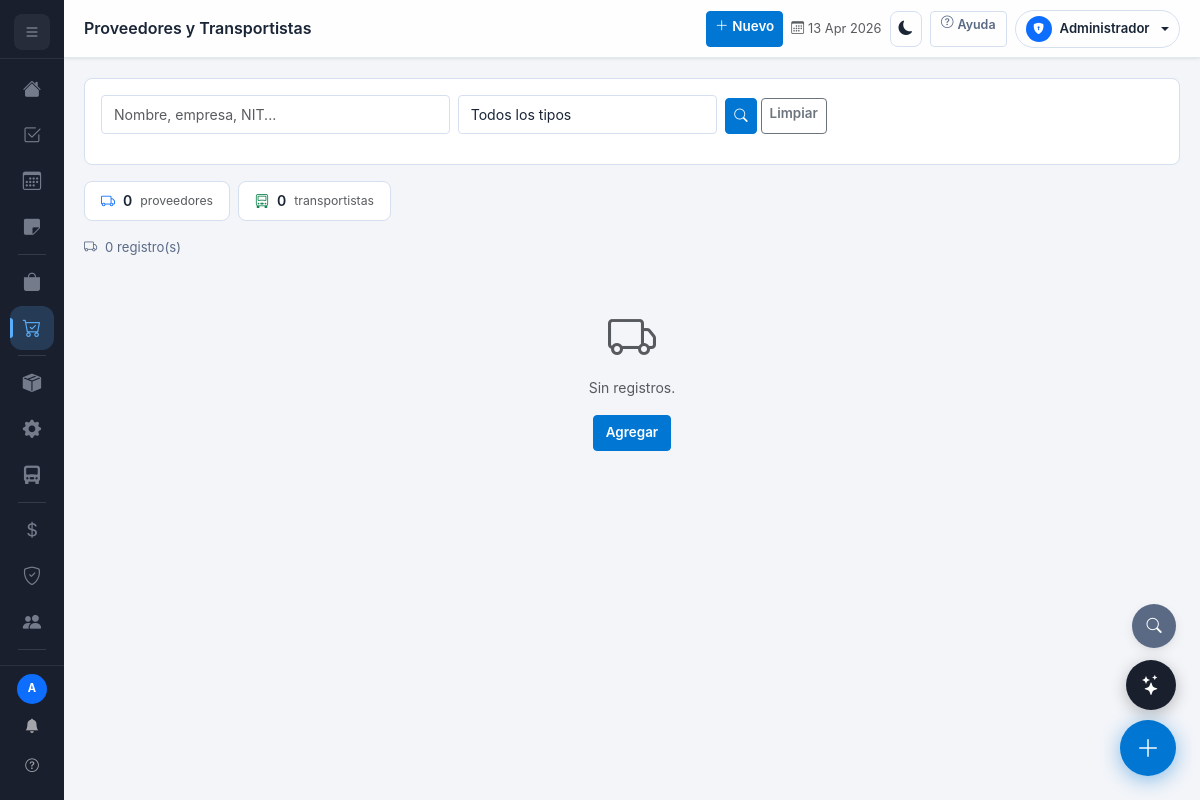
/proveedores (signed in), run on an earlier commit of the app's database.
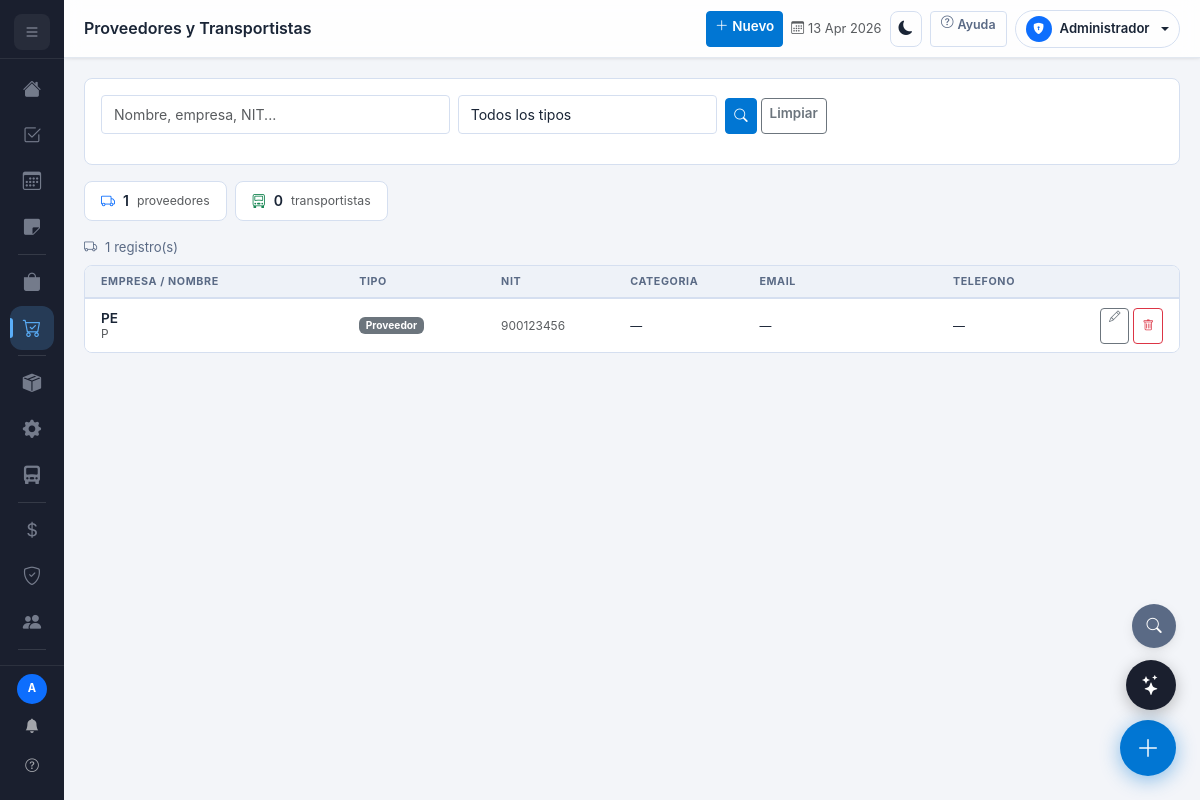
And on a later commit of the database.
### models.py (models this page shows, shortened)
class User(UserMixin, db.Model):
    __tablename__ = 'users'
    id                  = db.Column(db.Integer, primary_key=True)
    nombre              = db.Column(db.String(100), nullable=False)
    email               = db.Column(db.String(120), unique=True, nullable=False)
    password_hash       = db.Column(db.String(256), nullable=False)
    rol                 = db.Column(db.String(20), default='usuario')
    activo              = db.Column(db.Boolean, default=True)
    modulos_permitidos  = db.Column(db.Text, default='[]')   # JSON list
    roles_asignados     = db.Column(db.Text, default='[]')   # JSON list: roles multiples asignados
    creado_en           = db.Column(db.DateTime, default=datetime.utcnow)
    onboarding_dismissed = db.Column(db.Boolean, default=False)
    onboarding_step      = db.Column(db.Integer, default=0)
    onboarding_role_config = db.Column(db.Text, default='{}')
    cliente_id           = db.Column(db.Integer, db.ForeignKey('clientes.id'), nullable=True)
    proveedor_id        = db.Column(db.Integer, db.ForeignKey('proveedores.id'), nullable=True)

class Proveedor(db.Model):
    __tablename__ = 'proveedores'
    id         = db.Column(db.Integer, primary_key=True)
    nombre     = db.Column(db.String(100), nullable=False)
    empresa    = db.Column(db.String(100))
    nit        = db.Column(db.String(30))
    email      = db.Column(db.String(200))
    telefono   = db.Column(db.String(50))
    direccion  = db.Column(db.Text)
    categoria  = db.Column(db.String(100))
    contacto_nombre = db.Column(db.String(100))
    tipo       = db.Column(db.String(20), default='proveedor')  # proveedor, transportista, ambos
    notas      = db.Column(db.Text)
    activo     = db.Column(db.Boolean, default=True)
    capacidad_vehiculo_kg = db.Column(db.Float, default=0)  # Max kg for transport
    capacidad_vehiculo_m3 = db.Column(db.Float, default=0)  # Max volume for transport
    tipo_vehiculo = db.Column(db.String(50))  # camion, furgon, van, moto
    envia_material = db.Column(db.Boolean, default=True)
    score_calidad   = db.Column(db.Float, default=5.0)   # 1-10
    score_entrega   = db.Column(db.Float, default=5.0)   # 1-10
    score_precio    = db.Column(db.Float, default=5.0)   # 1-10
    total_oc        = db.Column(db.Integer, default=0)    # OC totales
    total_rechazos  = db.Column(db.Integer, default=0)    # rechazos calidad
    deleted_at      = db.Column(db.DateTime, nullable=True)  # soft delete
    creado_en  = db.Column(db.DateTime, default=datetime.utcnow)
    es_demo    = db.Column(db.Boolean, default=False)

### routes/proveedores.py (the view)
    @app.route('/proveedores')
    @login_required
    @requiere_modulo('clientes')
    def proveedores():
        busqueda = request.args.get('buscar','')
        tipo_f   = request.args.get('tipo_f','')
        q = Proveedor.query.filter_by(activo=True)
        if busqueda:
            q = q.filter(db.or_(Proveedor.nombre.ilike(f'%{busqueda}%'),
                                 Proveedor.empresa.ilike(f'%{busqueda}%'),
                                 Proveedor.nit.ilike(f'%{busqueda}%')))
        if tipo_f:
            q = q.filter_by(tipo=tipo_f)
        return render_template('proveedores/index.html', items=q.order_by(Proveedor.empresa, Proveedor.nombre).all(),
                               busqueda=busqueda)

### templates/proveedores/index.html (shortened to what this page needs)
{% extends 'base.html' %}
{% block title %}Proveedores{% endblock %}{% block page_title %}Proveedores y Transportistas{% endblock %}
{% block topbar_actions %}
<a href="{{ url_for('proveedor_nuevo') }}" class="btn btn-primary btn-sm"><i class="bi bi-plus-lg me-1"></i>Nuevo</a>
{% endblock %}
{% block content %}
<div class="tc mb-3"><div class="p-3"><form method="GET" class="row g-2 align-items-end">
  <div class="col-sm-4"><input type="text" name="buscar" class="form-control form-control-sm" placeholder="Nombre, empresa, NIT..." value="{{ busqueda }}"></div>
  <div class="col-sm-3">
    <select name="tipo_f" class="form-select form-select-sm">
      <option value="">Todos los tipos</option>
    </select></div>
  <div class="col-auto">
    <button type="submit" class="btn btn-primary btn-sm"><i class="bi bi-search"></i></button>
    <a href="{{ url_for('proveedores') }}" class="btn btn-outline-secondary btn-sm">Limpiar</a>
  </div>
</form></div></div>
<div class="row g-2 mb-3">
  {% set n_prov = items|selectattr('tipo','equalto','proveedor')|list|length + items|selectattr('tipo','equalto','ambos')|list|length %}
  {% set n_trans = items|selectattr('tipo','equalto','transportista')|list|length + items|selectattr('tipo','equalto','ambos')|list|length %}
  <div class="col-auto"><div class="fc px-3 py-2 d-flex gap-2 align-items-center"><i class="bi bi-truck text-primary"></i><span class="fw-semibold">{{ n_prov }}</span><small class="text-muted">proveedores</small></div></div>
  <div class="col-auto"><div class="fc px-3 py-2 d-flex gap-2 align-items-center"><i class="bi bi-truck-front text-success"></i><span class="fw-semibold">{{ n_trans }}</span><small class="text-muted">transportistas</small></div></div>
</div>
<div class="mb-2" style="font-size:.82rem;color:var(--text2)"><i class="bi bi-truck me-2"></i>{{ items|length }} registro(s)</div>
{% if items %}
<div style="border-radius:var(--radius);border:1px solid var(--border);background:var(--surface);overflow-x:auto;width:100%">
<table class="table" style="width:100%;min-width:800px;margin:0">
  <thead><tr>
    <th style="min-width:200px">Empresa / Nombre</th>
    <th style="min-width:110px">Tipo</th>
    <th style="min-width:100px">NIT</th>
    <th style="min-width:100px">Categoria</th>
    <th style="min-width:150px">Email</th>
    <th style="min-width:110px">Telefono</th>
    <th style="width:100px"></th>
  </tr></thead>
  <tbody>{% for p in items %}<tr>
    <td><span class="fw-semibold" style="color:var(--text)">{{ p.empresa or p.nombre }}</span>
      {% if p.empresa and p.nombre != p.empresa %}<div><small class="text-muted">{{ p.nombre }}</small></div>{% endif %}</td>
    <td>
      {% if p.tipo == 'transportista' %}<span class="badge bg-success">Transportista</span>
      {% elif p.tipo == 'ambos' %}<span class="badge bg-primary">Prov. + Transp.</span>
      {% else %}<span class="badge bg-secondary">Proveedor</span>{% endif %}
    </td>
    <td><small class="text-muted">{{ p.nit or '—' }}</small></td>
    <td><small>{{ p.categoria or '—' }}</small></td>
    <td><small>{{ p.email or '—' }}</small></td>
    <td><small>{{ p.telefono or '—' }}</small></td>
    <td><div class="d-flex gap-1 justify-content-end">
      <a href="{{ url_for('proveedor_editar', id=p.id) }}" class="btn btn-sm btn-outline-secondary" style="font-size:.72rem;padding:2px 8px" title="Editar"><i class="bi bi-pencil"></i></a>
      <form method="POST" action="{{ url_for('proveedor_eliminar', id=p.id) }}" onsubmit="return confirm('¿Eliminar {{ p.empresa or p.nombre }}?')" class="m-0">
        <button class="btn btn-sm btn-outline-danger" type="submit" style="font-size:.72rem;padding:2px 8px" title="Eliminar"><i class="bi bi-trash"></i></button>
      </form>
    </div></td>
  </tr>{% endfor %}</tbody>
</table>
</div>
{% else %}<div class="text-center text-muted py-5"><i class="bi bi-truck" style="font-size:3rem"></i>
  <p class="mt-3">Sin registros.</p><a href="{{ url_for('proveedor_nuevo') }}" class="btn btn-primary">Agregar</a></div>
{% endif %}{% endblock %}

### templates/base.html (shortened to what this page needs)
<html lang="es" id="htmlRoot"><head>
<link href="https://cdn.jsdelivr.net/npm/bootstrap@5.3.2/dist/css/bootstrap.min.css" rel="stylesheet">
<link href="https://cdn.jsdelivr.net/npm/bootstrap-icons@1.11.3/font/bootstrap-icons.css" rel="stylesheet">
</head><body class="{% if request.args.get('_embed') == '1' %}embed-mode{% endif %}">
<nav id="sb">
  <div class="sb-brand">
    <button id="sb-expand" onclick="toggleSidebar()" title="Expandir menu">
      <i class="bi bi-list" id="sb-expand-icon"></i>
    </button>
  </div>
  <div class="sb-nav" style="overflow-y:auto;flex:1">
    {% set m=modulos_user %}
    <a href="#" class="nav-link dock-group {% if request.endpoint=='dashboard' %}active{% endif %}" data-tip="Home" data-dock-panel="home"><i class="bi bi-house-fill"></i><span>Home</span></a>
    {% if 'tareas' in m %}<a href="#" class="nav-link dock-group {% if 'tarea' in request.endpoint %}active{% endif %}" data-tip="Tickets" data-dock-panel="tickets"><i class="bi bi-check2-square"></i><span>Tickets</span></a>{% endif %}
    {% if 'calendario' in m %}<a href="#" class="nav-link dock-group " data-tip="Calendario" data-dock-panel="calendario"><i class="bi bi-calendar3"></i></a>{% endif %}
    {% if 'notas' in m %}<a href="#" class="nav-link dock-group {% if 'nota' in request.endpoint %}active{% endif %}" data-tip="Notas" data-dock-panel="notas"><i class="bi bi-sticky-fill"></i><span>Notas</span></a>{% endif %}
    <div class="dock-div"></div>
    {% if 'clientes' in m or 'ventas' in m or 'cotizaciones' in m %}
    <a href="{{ url_for('ventas') }}" class="nav-link dock-group " data-tip="Comercial"
       data-dock-panel="comercial"><i class="bi bi-bag-fill"></i><span>Comercial</span></a>
    {% endif %}
    {% if 'clientes' in m or 'ordenes_compra' in m or 'produccion' in m %}
    <a href="{{ url_for('ordenes_compra') }}" class="nav-link dock-group {% if 'proveedor' in request.endpoint or 'orden_compra' in request.endpoint or 'cotizacion_proveedor' in request.endpoint or request.endpoint in ('compras','compra_nueva','compra_editar') %}active{% endif %}" data-tip="Compras"
       data-dock-panel="compras"><i class="bi bi-cart-check"></i><span>Compras</span></a>
    {% endif %}
    <div class="dock-div"></div>
    {% if 'inventario' in m or 'produccion' in m %}
    {% if 'inventario' in m %}<a href="#" class="nav-link dock-group " data-tip="Inventario" data-dock-panel="inventario"><i class="bi bi-box-seam-fill"></i></a>{% endif %}
    {% if 'produccion' in m %}<a href="{{ url_for('produccion_index') }}" class="nav-link dock-group " data-tip="Produccion"
       data-dock-panel="produccion"><i class="bi bi-gear-fill"></i><span>Produccion</span></a>{% endif %}
    {% endif %}
    {% if 'inventario' in m or 'produccion' in m or 'clientes' in m %}
    <a href="{{ url_for('proveedores', tipo_f='transportista') }}" class="nav-link dock-group " data-tip="Logistica"
       data-dock-panel="logistica"><i class="bi bi-truck-front-fill"></i><span>Logistica</span></a>
    {% endif %}
    <div class="dock-div"></div>
    {% if 'finanzas' in m or rol_activo in ('admin','director_financiero','contador') %}
    <a href="{{ url_for('contable_index') }}" class="nav-link dock-group {% if 'contable' in request.endpoint or 'gasto' in request.endpoint or 'reporte' in request.endpoint %}active{% endif %}" data-tip="Finanzas"
       data-dock-panel="finanzas"><i class="bi bi-currency-dollar"></i><span>Finanzas</span></a>
    {% endif %}
    {% if 'legal' in m or rol_activo in ('admin','director_financiero','director_operativo') %}
    <a href="#" class="nav-link dock-group {% if 'legal' in request.endpoint %}active{% endif %}" data-tip="Legal" data-dock-panel="legal"><i class="bi bi-shield-check"></i><span>Legal</span></a>
    {% endif %}
    {% if 'nomina' in m %}<a href="#" class="nav-link dock-group " data-tip="Nomina" data-dock-panel="nomina"><i class="bi bi-people-fill"></i></a>{% endif %}
    <div class="dock-div"></div>
    {% if rol_activo in ('admin','director_financiero','director_operativo') %}
    <a href="#" class="nav-link dock-group {% if 'aprobacion' in request.endpoint %}active{% endif %}" data-tip="Aprobaciones" data-dock-panel="aprobaciones"><span>Aprobaciones</span></a>
    {% endif %}
  </div>
  <div class="sb-foot">
    <div class="d-flex align-items-center justify-content-between mb-1">
      <div class="d-flex align-items-center gap-2">
        <div class="rounded-circle bg-primary d-flex align-items-center justify-content-center text-white fw-bold"
             style="width:31px;height:31px;font-size:.8rem;flex-shrink:0">{{ current_user.nombre[0].upper() }}</div>
      </div>
      <div class="d-flex flex-column gap-1 align-items-center">
        <button class="notif-btn" id="notifBtn" onclick="toggleNotif(event)" title="Notificaciones">
          <i class="bi bi-bell-fill"></i>
        </button>
        <button class="notif-btn" onclick="if(window.iniciarObContextual){iniciarObContextual()}else{alert('Tutorial no disponible. Recarga la pagina.')}" title="Tutorial" style="font-size:.85rem">
          <i class="bi bi-question-circle"></i>
        </button>
      </div>
    </div>
  </div>
</nav>
{% set m=modulos_user %}
<div id="main">
  <div class="topbar">
    <h1 class="pg-title">{% block page_title %}{% endblock %}</h1>
    <div class="topbar-right d-flex align-items-center gap-2 ms-auto">
      {% block topbar_actions %}{% endblock %}
      <span class="text-muted d-none d-md-inline" style="font-size:.8rem;white-space:nowrap"><i class="bi bi-calendar3 me-1"></i>{{ now.strftime('%d %b %Y') }}</span>
      <button class="btn btn-sm btn-ghost d-none d-md-inline-flex align-items-center"
              style="padding:.3rem .5rem;border-radius:8px;border:1px solid var(--border)"
              onclick="toggleTheme()" title="Cambiar tema">
        <i class="bi bi-sun-fill" id="themeIcon" style="font-size:.9rem"></i>
      </button>
<button class="btn btn-sm d-none d-md-inline-flex" style="background:none;border:1px solid var(--border);color:var(--text2);padding:4px 10px;font-size:.78rem" onclick="if(window.iniciarObContextual){iniciarObContextual()}else{alert('Recarga la pagina')}" title="Ver tutorial">
        <i class="bi bi-question-circle me-1"></i>Ayuda
      </button>
      <div class="dropdown">
        <button class="btn btn-sm dropdown-toggle d-flex align-items-center gap-2" style="background:none;border:1px solid var(--border);padding:5px 10px;border-radius:20px;color:var(--text)" data-bs-toggle="dropdown">
          <div class="rounded-circle bg-primary d-flex align-items-center justify-content-center text-white fw-bold" style="width:26px;height:26px;font-size:.72rem;flex-shrink:0"><i class="bi {{ rol_icons.get(rol_activo, 'bi-person') }}" style="font-size:.7rem"></i></div>
          <span class="d-none d-md-inline" style="font-size:.82rem;font-weight:600;max-width:120px;overflow:hidden;text-overflow:ellipsis;white-space:nowrap">{{ rol_labels.get(rol_activo, rol_activo) }}</span>
        </button>
      </div>
    </div>
  </div>
  <div class="content">
    {% block content %}{% endblock %}
  </div>
</div>
<button id="diagBtn" onclick="abrirBuscador()" title="Buscador global (Ctrl+K)"><i class="bi bi-search"></i></button>
<button class="fab" id="btnFAB" title="Acciones rápidas" data-bs-toggle="modal" data-bs-target="#modalQuickActions" aria-label="Acciones rápidas">
  <i class="bi bi-plus-lg"></i>
</button>
{% if current_user.is_authenticated %}
<button id="aiFab" onclick="aiToggle()" title="Asistente IA" style="position:fixed;bottom:90px;right:24px;z-index:1999;width:50px;height:50px;border-radius:50%;background:var(--sb);color:#fff;border:none;box-shadow:0 4px 16px rgba(0,0,0,.25);cursor:pointer;display:flex;align-items:center;justify-content:center;font-size:1.25rem;transition:all .2s" onmouseover="this.style.transform='scale(1.1)'" onmouseout="this.style.transform='scale(1)'">
  <i class="bi bi-stars"></i>
</button>
{% endif %}
</body></html>

What changed in the data, as far as the page shows it:
added Proveedor: empresa "PE", nombre "P", tipo "Proveedor", nit "900123456", categoria "—", email "—", telefono "—"
Also different on the page:
{{ n_prov }}: "0" → "1"
{{ items|length }}: "0" → "1"
text no longer shown: "Sin registros. Agregar"
text now shown: "EMPRESA / NOMBRE TIPO NIT CATEGORIA EMAIL TELEFONO"
